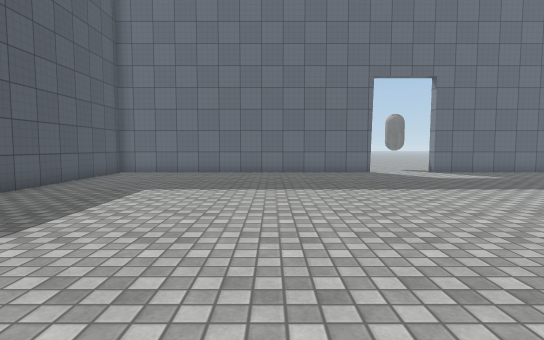
[1] (above)

18 first-person views from a walk through a scene from a Unity 3-D project. The camera is 1.2 m above the floor, tilts 4° down and sees 80° across. The floor is counted in squares, 1 m on a side. Each view is taken from the middle of a square. On the plan, view 1 faces up. The plan holds only what a view shows up to about 14 squares ahead; the rest is blank. The place goes on beyond the plan. Door leaves are left out, so doorways stand open. Surface patterns are stand-ins for the level's own textures.

[2]
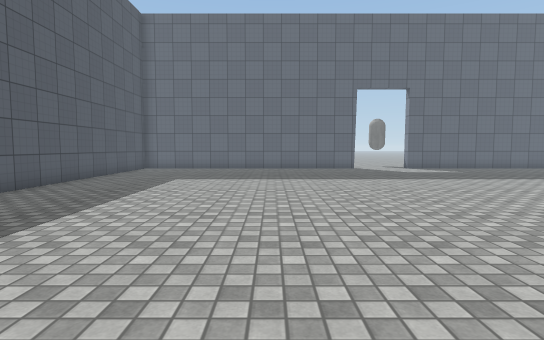

[3]
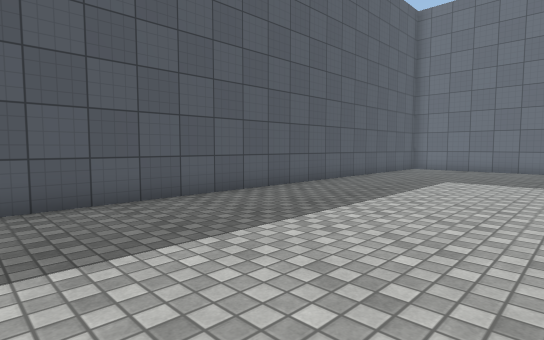

[4]
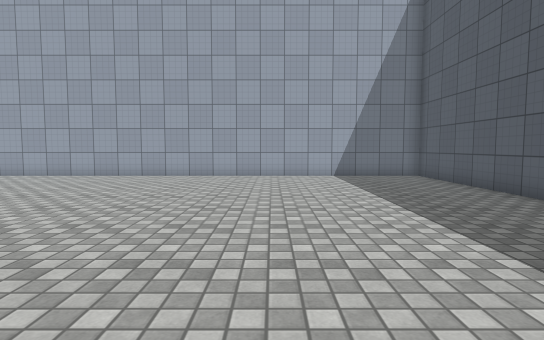

[5]
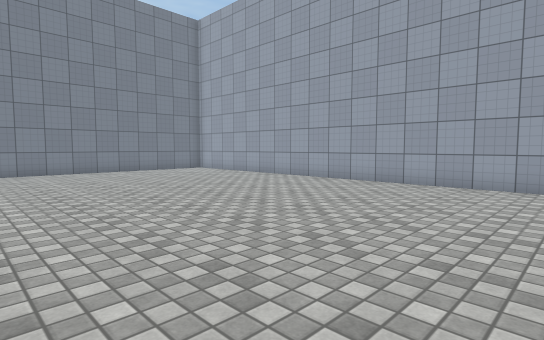

[6]
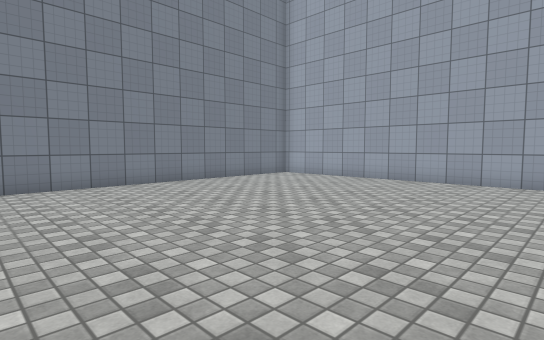

[7]
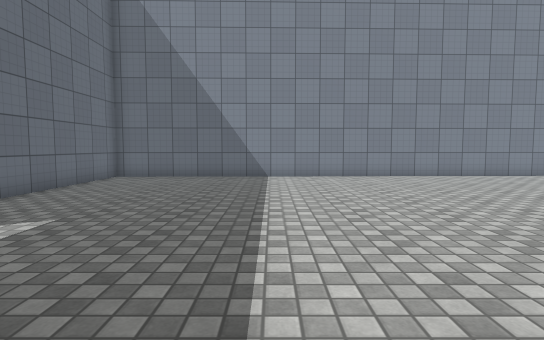

[8]
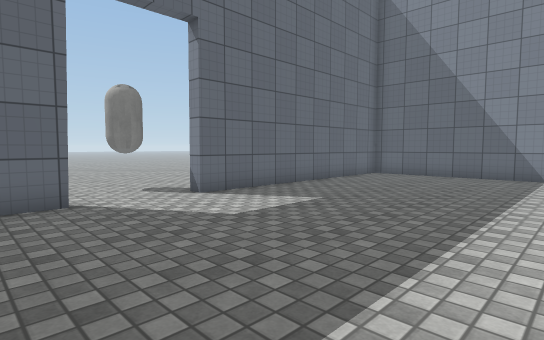

[9]
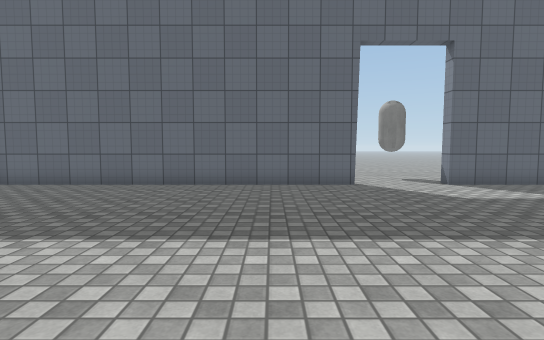

[10]
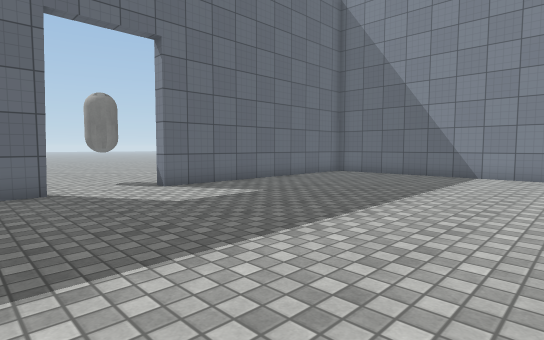

[11]
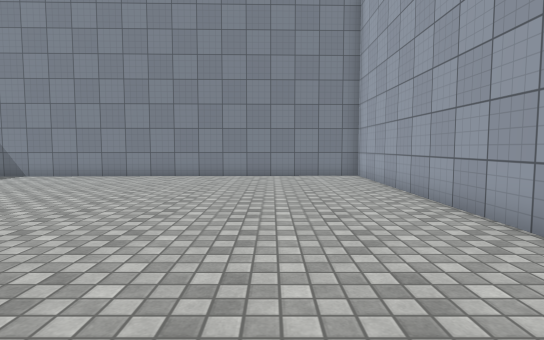

[12]
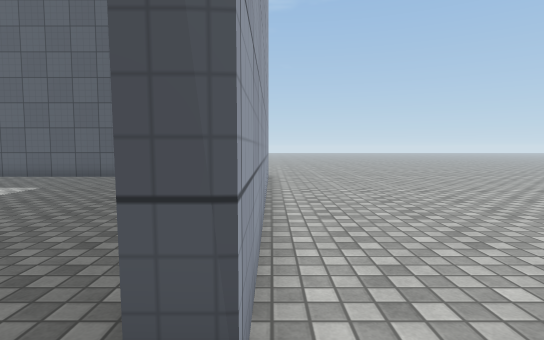

[13]
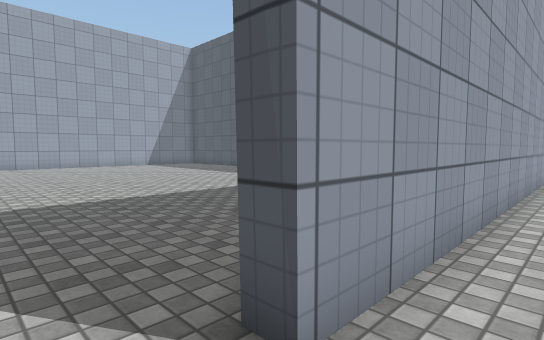

[14]
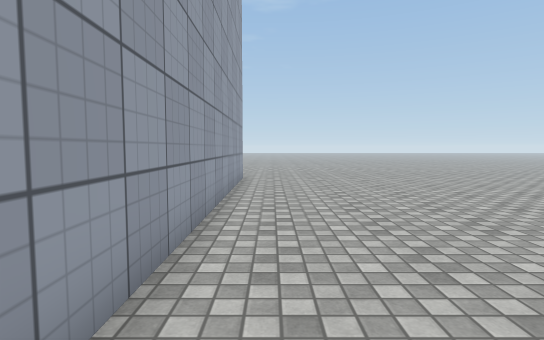

[15]
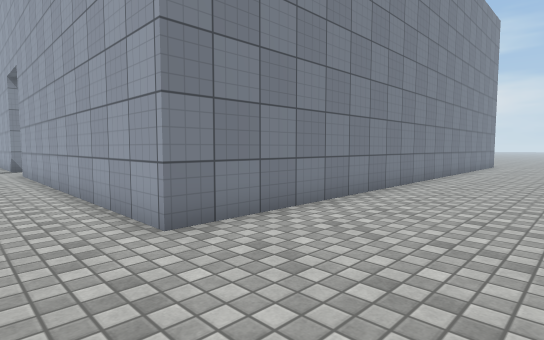

[16]
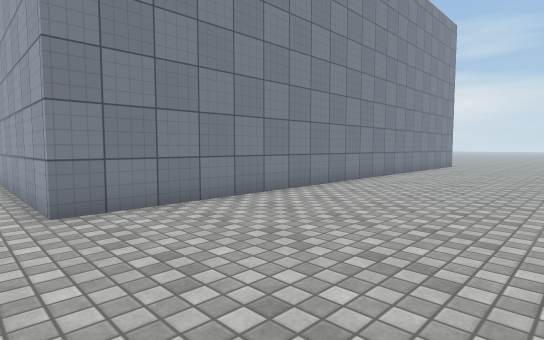

[17]
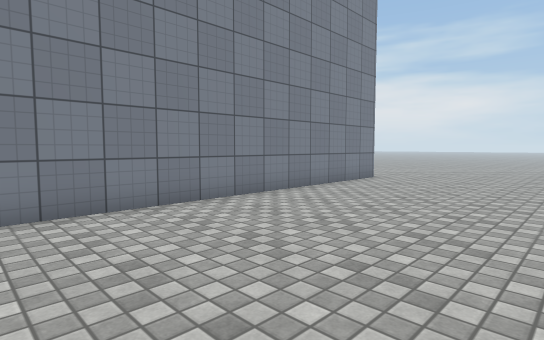

[18]
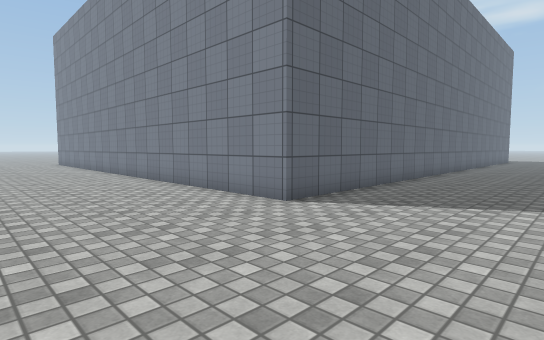

### Floor plan
Points are (right, up) in squares from view 1. A wall is a line through its corners. A room is listed if a view was taken in it or the views show most of it. See-through windows are left out.
Room 1 (views 1, 2, 3, 4, 5, 6, 7, 8, 9, 10, 11, 12, 13, 14)
walls: (-7.2, 14.1) (-7.2, -4.6) (17.7, -4.6) (17.2, 15.4) (7.7, 15.4) (7.7, 15.9); (-7.7, 15.9) (4.7, 15.9) (4.7, 15.4) (-6.8, 15.4)
ways out: opening at (-8, 17.5) to room 2; opening at (8, 17.5) to room 2
objects: other object (6, 17) to (7, 18)
Room 2 (views 15, 16, 17, 18)
walls: (2, -5.1) (-7.7, -5.1) (-7.7, 15.9)
ways out: opening at (-8, 17.5) to room 1; opening at (8, 17.5) to room 1

Positions as (right, up) in squares from view 1, and headings:
1: (0, 0), facing up
2: (0, -3), facing up
3: (0, -3), facing up-left
4: (-1, 9), facing down
5: (1, 6), facing down-right
6: (7, 7), facing down-right
7: (4, 9), facing right
8: (3, 8), facing up-right
9: (2, 5), facing up
10: (3, 6), facing up-right
11: (4, -1), facing right
12: (6, 16), facing left
13: (6, 17), facing down-left
14: (5, 17), facing left
15: (-12, 18), facing down-right
16: (-14, 17), facing down-right
17: (-14, 7), facing down-right
18: (-13, -10), facing up-right
